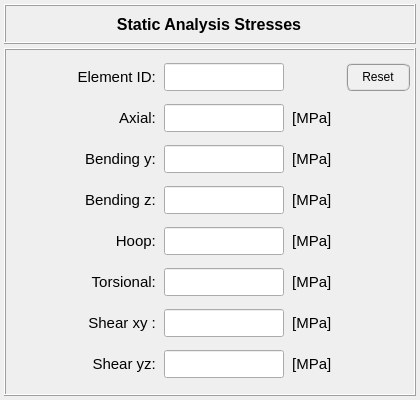
<?xml version="1.0" encoding="UTF-8"?>
<ui version="4.0">
 <class>Dialog</class>
 <widget class="QDialog" name="Dialog">
  <property name="geometry">
   <rect>
    <x>0</x>
    <y>0</y>
    <width>420</width>
    <height>400</height>
   </rect>
  </property>
  <property name="minimumSize">
   <size>
    <width>420</width>
    <height>400</height>
   </size>
  </property>
  <property name="maximumSize">
   <size>
    <width>420</width>
    <height>400</height>
   </size>
  </property>
  <property name="windowTitle">
   <string>Dialog</string>
  </property>
  <layout class="QGridLayout" name="gridLayout_3">
   <property name="leftMargin">
    <number>4</number>
   </property>
   <property name="topMargin">
    <number>4</number>
   </property>
   <property name="rightMargin">
    <number>4</number>
   </property>
   <property name="bottomMargin">
    <number>4</number>
   </property>
   <property name="spacing">
    <number>4</number>
   </property>
   <item row="1" column="0">
    <widget class="QFrame" name="frame_2">
     <property name="minimumSize">
      <size>
       <width>0</width>
       <height>272</height>
      </size>
     </property>
     <property name="maximumSize">
      <size>
       <width>16777215</width>
       <height>350</height>
      </size>
     </property>
     <property name="frameShape">
      <enum>QFrame::Box</enum>
     </property>
     <property name="frameShadow">
      <enum>QFrame::Raised</enum>
     </property>
     <layout class="QGridLayout" name="gridLayout_4">
      <property name="leftMargin">
       <number>2</number>
      </property>
      <property name="topMargin">
       <number>2</number>
      </property>
      <property name="rightMargin">
       <number>2</number>
      </property>
      <property name="bottomMargin">
       <number>2</number>
      </property>
      <property name="spacing">
       <number>2</number>
      </property>
      <item row="0" column="0">
       <widget class="QFrame" name="frame_responses">
        <property name="minimumSize">
         <size>
          <width>0</width>
          <height>260</height>
         </size>
        </property>
        <property name="maximumSize">
         <size>
          <width>16777215</width>
          <height>340</height>
         </size>
        </property>
        <property name="frameShape">
         <enum>QFrame::NoFrame</enum>
        </property>
        <property name="frameShadow">
         <enum>QFrame::Raised</enum>
        </property>
        <layout class="QGridLayout" name="gridLayout_2">
         <property name="leftMargin">
          <number>0</number>
         </property>
         <property name="topMargin">
          <number>0</number>
         </property>
         <property name="rightMargin">
          <number>0</number>
         </property>
         <property name="bottomMargin">
          <number>0</number>
         </property>
         <property name="horizontalSpacing">
          <number>4</number>
         </property>
         <property name="verticalSpacing">
          <number>2</number>
         </property>
         <item row="7" column="3">
          <widget class="QLabel" name="label_13">
           <property name="minimumSize">
            <size>
             <width>52</width>
             <height>28</height>
            </size>
           </property>
           <property name="maximumSize">
            <size>
             <width>52</width>
             <height>28</height>
            </size>
           </property>
           <property name="font">
            <font>
             <pointsize>11</pointsize>
             <weight>50</weight>
             <bold>false</bold>
            </font>
           </property>
           <property name="text">
            <string> [MPa]</string>
           </property>
           <property name="alignment">
            <set>Qt::AlignLeading|Qt::AlignLeft|Qt::AlignVCenter</set>
           </property>
          </widget>
         </item>
         <item row="6" column="1">
          <widget class="QLabel" name="label_6">
           <property name="minimumSize">
            <size>
             <width>100</width>
             <height>28</height>
            </size>
           </property>
           <property name="maximumSize">
            <size>
             <width>100</width>
             <height>28</height>
            </size>
           </property>
           <property name="font">
            <font>
             <pointsize>11</pointsize>
             <weight>50</weight>
             <bold>false</bold>
            </font>
           </property>
           <property name="text">
            <string>Shear xy : </string>
           </property>
           <property name="alignment">
            <set>Qt::AlignRight|Qt::AlignTrailing|Qt::AlignVCenter</set>
           </property>
          </widget>
         </item>
         <item row="7" column="1">
          <widget class="QLabel" name="label_7">
           <property name="minimumSize">
            <size>
             <width>100</width>
             <height>28</height>
            </size>
           </property>
           <property name="maximumSize">
            <size>
             <width>100</width>
             <height>28</height>
            </size>
           </property>
           <property name="font">
            <font>
             <pointsize>11</pointsize>
             <weight>50</weight>
             <bold>false</bold>
            </font>
           </property>
           <property name="text">
            <string>Shear yz: </string>
           </property>
           <property name="alignment">
            <set>Qt::AlignRight|Qt::AlignTrailing|Qt::AlignVCenter</set>
           </property>
          </widget>
         </item>
         <item row="6" column="2">
          <widget class="QLineEdit" name="lineEdit_shear_stress_xy">
           <property name="minimumSize">
            <size>
             <width>120</width>
             <height>28</height>
            </size>
           </property>
           <property name="maximumSize">
            <size>
             <width>120</width>
             <height>28</height>
            </size>
           </property>
           <property name="sizeIncrement">
            <size>
             <width>0</width>
             <height>0</height>
            </size>
           </property>
           <property name="baseSize">
            <size>
             <width>0</width>
             <height>0</height>
            </size>
           </property>
           <property name="font">
            <font>
             <pointsize>10</pointsize>
            </font>
           </property>
           <property name="alignment">
            <set>Qt::AlignCenter</set>
           </property>
          </widget>
         </item>
         <item row="3" column="2">
          <widget class="QLineEdit" name="lineEdit_bending_stress_z">
           <property name="minimumSize">
            <size>
             <width>120</width>
             <height>28</height>
            </size>
           </property>
           <property name="maximumSize">
            <size>
             <width>120</width>
             <height>28</height>
            </size>
           </property>
           <property name="sizeIncrement">
            <size>
             <width>0</width>
             <height>0</height>
            </size>
           </property>
           <property name="baseSize">
            <size>
             <width>0</width>
             <height>0</height>
            </size>
           </property>
           <property name="font">
            <font>
             <pointsize>10</pointsize>
            </font>
           </property>
           <property name="alignment">
            <set>Qt::AlignCenter</set>
           </property>
          </widget>
         </item>
         <item row="0" column="1">
          <widget class="QLabel" name="label_14">
           <property name="minimumSize">
            <size>
             <width>100</width>
             <height>28</height>
            </size>
           </property>
           <property name="maximumSize">
            <size>
             <width>100</width>
             <height>28</height>
            </size>
           </property>
           <property name="font">
            <font>
             <pointsize>11</pointsize>
             <weight>50</weight>
             <bold>false</bold>
            </font>
           </property>
           <property name="text">
            <string>Element ID: </string>
           </property>
           <property name="alignment">
            <set>Qt::AlignRight|Qt::AlignTrailing|Qt::AlignVCenter</set>
           </property>
          </widget>
         </item>
         <item row="7" column="2">
          <widget class="QLineEdit" name="lineEdit_shear_stress_yz">
           <property name="minimumSize">
            <size>
             <width>120</width>
             <height>28</height>
            </size>
           </property>
           <property name="maximumSize">
            <size>
             <width>120</width>
             <height>28</height>
            </size>
           </property>
           <property name="sizeIncrement">
            <size>
             <width>0</width>
             <height>0</height>
            </size>
           </property>
           <property name="baseSize">
            <size>
             <width>0</width>
             <height>0</height>
            </size>
           </property>
           <property name="font">
            <font>
             <pointsize>10</pointsize>
            </font>
           </property>
           <property name="alignment">
            <set>Qt::AlignCenter</set>
           </property>
          </widget>
         </item>
         <item row="4" column="2">
          <widget class="QLineEdit" name="lineEdit_hoop_stress">
           <property name="minimumSize">
            <size>
             <width>120</width>
             <height>28</height>
            </size>
           </property>
           <property name="maximumSize">
            <size>
             <width>120</width>
             <height>28</height>
            </size>
           </property>
           <property name="sizeIncrement">
            <size>
             <width>0</width>
             <height>0</height>
            </size>
           </property>
           <property name="baseSize">
            <size>
             <width>0</width>
             <height>0</height>
            </size>
           </property>
           <property name="font">
            <font>
             <pointsize>10</pointsize>
            </font>
           </property>
           <property name="alignment">
            <set>Qt::AlignCenter</set>
           </property>
          </widget>
         </item>
         <item row="2" column="1">
          <widget class="QLabel" name="label_3">
           <property name="minimumSize">
            <size>
             <width>100</width>
             <height>28</height>
            </size>
           </property>
           <property name="maximumSize">
            <size>
             <width>100</width>
             <height>28</height>
            </size>
           </property>
           <property name="font">
            <font>
             <pointsize>11</pointsize>
             <weight>50</weight>
             <bold>false</bold>
            </font>
           </property>
           <property name="text">
            <string>Bending y: </string>
           </property>
           <property name="alignment">
            <set>Qt::AlignRight|Qt::AlignTrailing|Qt::AlignVCenter</set>
           </property>
          </widget>
         </item>
         <item row="0" column="2">
          <widget class="QLineEdit" name="lineEdit_element_id">
           <property name="minimumSize">
            <size>
             <width>120</width>
             <height>28</height>
            </size>
           </property>
           <property name="maximumSize">
            <size>
             <width>120</width>
             <height>28</height>
            </size>
           </property>
           <property name="sizeIncrement">
            <size>
             <width>0</width>
             <height>0</height>
            </size>
           </property>
           <property name="baseSize">
            <size>
             <width>0</width>
             <height>0</height>
            </size>
           </property>
           <property name="font">
            <font>
             <pointsize>10</pointsize>
             <weight>75</weight>
             <bold>true</bold>
            </font>
           </property>
           <property name="styleSheet">
            <string notr="true"/>
           </property>
           <property name="alignment">
            <set>Qt::AlignCenter</set>
           </property>
          </widget>
         </item>
         <item row="1" column="2">
          <widget class="QLineEdit" name="lineEdit_axial_stress">
           <property name="minimumSize">
            <size>
             <width>120</width>
             <height>28</height>
            </size>
           </property>
           <property name="maximumSize">
            <size>
             <width>120</width>
             <height>28</height>
            </size>
           </property>
           <property name="sizeIncrement">
            <size>
             <width>0</width>
             <height>0</height>
            </size>
           </property>
           <property name="baseSize">
            <size>
             <width>0</width>
             <height>0</height>
            </size>
           </property>
           <property name="font">
            <font>
             <pointsize>10</pointsize>
            </font>
           </property>
           <property name="alignment">
            <set>Qt::AlignCenter</set>
           </property>
          </widget>
         </item>
         <item row="1" column="1">
          <widget class="QLabel" name="label_2">
           <property name="minimumSize">
            <size>
             <width>100</width>
             <height>28</height>
            </size>
           </property>
           <property name="maximumSize">
            <size>
             <width>100</width>
             <height>28</height>
            </size>
           </property>
           <property name="font">
            <font>
             <pointsize>11</pointsize>
             <weight>50</weight>
             <bold>false</bold>
            </font>
           </property>
           <property name="text">
            <string>Axial: </string>
           </property>
           <property name="alignment">
            <set>Qt::AlignRight|Qt::AlignTrailing|Qt::AlignVCenter</set>
           </property>
          </widget>
         </item>
         <item row="4" column="1">
          <widget class="QLabel" name="label_5">
           <property name="minimumSize">
            <size>
             <width>100</width>
             <height>28</height>
            </size>
           </property>
           <property name="maximumSize">
            <size>
             <width>100</width>
             <height>28</height>
            </size>
           </property>
           <property name="font">
            <font>
             <pointsize>11</pointsize>
             <weight>50</weight>
             <bold>false</bold>
            </font>
           </property>
           <property name="text">
            <string>Hoop: </string>
           </property>
           <property name="alignment">
            <set>Qt::AlignRight|Qt::AlignTrailing|Qt::AlignVCenter</set>
           </property>
          </widget>
         </item>
         <item row="2" column="2">
          <widget class="QLineEdit" name="lineEdit_bending_stress_y">
           <property name="minimumSize">
            <size>
             <width>120</width>
             <height>28</height>
            </size>
           </property>
           <property name="maximumSize">
            <size>
             <width>120</width>
             <height>28</height>
            </size>
           </property>
           <property name="sizeIncrement">
            <size>
             <width>0</width>
             <height>0</height>
            </size>
           </property>
           <property name="baseSize">
            <size>
             <width>0</width>
             <height>0</height>
            </size>
           </property>
           <property name="font">
            <font>
             <pointsize>10</pointsize>
            </font>
           </property>
           <property name="alignment">
            <set>Qt::AlignCenter</set>
           </property>
          </widget>
         </item>
         <item row="3" column="1">
          <widget class="QLabel" name="label_4">
           <property name="minimumSize">
            <size>
             <width>100</width>
             <height>28</height>
            </size>
           </property>
           <property name="maximumSize">
            <size>
             <width>100</width>
             <height>28</height>
            </size>
           </property>
           <property name="font">
            <font>
             <pointsize>11</pointsize>
             <weight>50</weight>
             <bold>false</bold>
            </font>
           </property>
           <property name="text">
            <string>Bending z: </string>
           </property>
           <property name="alignment">
            <set>Qt::AlignRight|Qt::AlignTrailing|Qt::AlignVCenter</set>
           </property>
          </widget>
         </item>
         <item row="0" column="0">
          <widget class="QFrame" name="frame_3">
           <property name="minimumSize">
            <size>
             <width>0</width>
             <height>0</height>
            </size>
           </property>
           <property name="maximumSize">
            <size>
             <width>48</width>
             <height>16777215</height>
            </size>
           </property>
           <property name="frameShape">
            <enum>QFrame::NoFrame</enum>
           </property>
           <property name="frameShadow">
            <enum>QFrame::Raised</enum>
           </property>
          </widget>
         </item>
         <item row="0" column="3">
          <widget class="QFrame" name="frame">
           <property name="minimumSize">
            <size>
             <width>52</width>
             <height>28</height>
            </size>
           </property>
           <property name="maximumSize">
            <size>
             <width>52</width>
             <height>28</height>
            </size>
           </property>
           <property name="frameShape">
            <enum>QFrame::NoFrame</enum>
           </property>
           <property name="frameShadow">
            <enum>QFrame::Raised</enum>
           </property>
          </widget>
         </item>
         <item row="0" column="4">
          <widget class="QFrame" name="frame_4">
           <property name="frameShape">
            <enum>QFrame::NoFrame</enum>
           </property>
           <property name="frameShadow">
            <enum>QFrame::Raised</enum>
           </property>
           <layout class="QGridLayout" name="gridLayout_5">
            <property name="leftMargin">
             <number>0</number>
            </property>
            <property name="topMargin">
             <number>0</number>
            </property>
            <property name="rightMargin">
             <number>0</number>
            </property>
            <property name="bottomMargin">
             <number>0</number>
            </property>
            <property name="spacing">
             <number>0</number>
            </property>
            <item row="0" column="0">
             <widget class="QPushButton" name="pushButton_reset">
              <property name="minimumSize">
               <size>
                <width>64</width>
                <height>28</height>
               </size>
              </property>
              <property name="maximumSize">
               <size>
                <width>64</width>
                <height>28</height>
               </size>
              </property>
              <property name="styleSheet">
               <string notr="true">QPushButton{border-radius: 6px; border-color: rgb(150, 150, 150); border-style: ridge; border-width: 2px; color: rgb(0, 0, 0); background-color: rgb(240, 240, 240); font: 75 bold 10pt &quot;MS Shell Dlg 2&quot;}
QPushButton:hover{border-radius: 6px; border-color: rgb(0, 170, 255); border-style: ridge; border-width: 2px; color: rgb(0, 0, 0); background-color: rgba(174, 213, 255, 100); font: 75 bold 10pt &quot;MS Shell Dlg 2&quot;}
QPushButton:pressed{border-radius: 6px; border-color: rgb(0, 170, 255); border-style: ridge; border-width: 3px; color: rgb(0, 0, 0); background-color: rgb(174, 213, 255); font: 75 bold 10pt &quot;MS Shell Dlg 2&quot;}</string>
              </property>
              <property name="text">
               <string>Reset</string>
              </property>
             </widget>
            </item>
           </layout>
          </widget>
         </item>
         <item row="5" column="1">
          <widget class="QLabel" name="label_15">
           <property name="minimumSize">
            <size>
             <width>100</width>
             <height>28</height>
            </size>
           </property>
           <property name="maximumSize">
            <size>
             <width>100</width>
             <height>28</height>
            </size>
           </property>
           <property name="font">
            <font>
             <pointsize>11</pointsize>
             <weight>50</weight>
             <bold>false</bold>
            </font>
           </property>
           <property name="text">
            <string>Torsional: </string>
           </property>
           <property name="alignment">
            <set>Qt::AlignRight|Qt::AlignTrailing|Qt::AlignVCenter</set>
           </property>
          </widget>
         </item>
         <item row="5" column="2">
          <widget class="QLineEdit" name="lineEdit_torsional_stress">
           <property name="minimumSize">
            <size>
             <width>120</width>
             <height>28</height>
            </size>
           </property>
           <property name="maximumSize">
            <size>
             <width>120</width>
             <height>28</height>
            </size>
           </property>
           <property name="sizeIncrement">
            <size>
             <width>0</width>
             <height>0</height>
            </size>
           </property>
           <property name="baseSize">
            <size>
             <width>0</width>
             <height>0</height>
            </size>
           </property>
           <property name="font">
            <font>
             <pointsize>10</pointsize>
            </font>
           </property>
           <property name="alignment">
            <set>Qt::AlignCenter</set>
           </property>
          </widget>
         </item>
         <item row="6" column="3">
          <widget class="QLabel" name="label_16">
           <property name="minimumSize">
            <size>
             <width>52</width>
             <height>28</height>
            </size>
           </property>
           <property name="maximumSize">
            <size>
             <width>52</width>
             <height>28</height>
            </size>
           </property>
           <property name="font">
            <font>
             <pointsize>11</pointsize>
             <weight>50</weight>
             <bold>false</bold>
            </font>
           </property>
           <property name="text">
            <string> [MPa]</string>
           </property>
           <property name="alignment">
            <set>Qt::AlignLeading|Qt::AlignLeft|Qt::AlignVCenter</set>
           </property>
          </widget>
         </item>
         <item row="5" column="3">
          <widget class="QLabel" name="label_17">
           <property name="minimumSize">
            <size>
             <width>52</width>
             <height>28</height>
            </size>
           </property>
           <property name="maximumSize">
            <size>
             <width>52</width>
             <height>28</height>
            </size>
           </property>
           <property name="font">
            <font>
             <pointsize>11</pointsize>
             <weight>50</weight>
             <bold>false</bold>
            </font>
           </property>
           <property name="text">
            <string> [MPa]</string>
           </property>
           <property name="alignment">
            <set>Qt::AlignLeading|Qt::AlignLeft|Qt::AlignVCenter</set>
           </property>
          </widget>
         </item>
         <item row="4" column="3">
          <widget class="QLabel" name="label_18">
           <property name="minimumSize">
            <size>
             <width>52</width>
             <height>28</height>
            </size>
           </property>
           <property name="maximumSize">
            <size>
             <width>52</width>
             <height>28</height>
            </size>
           </property>
           <property name="font">
            <font>
             <pointsize>11</pointsize>
             <weight>50</weight>
             <bold>false</bold>
            </font>
           </property>
           <property name="text">
            <string> [MPa]</string>
           </property>
           <property name="alignment">
            <set>Qt::AlignLeading|Qt::AlignLeft|Qt::AlignVCenter</set>
           </property>
          </widget>
         </item>
         <item row="3" column="3">
          <widget class="QLabel" name="label_19">
           <property name="minimumSize">
            <size>
             <width>52</width>
             <height>28</height>
            </size>
           </property>
           <property name="maximumSize">
            <size>
             <width>52</width>
             <height>28</height>
            </size>
           </property>
           <property name="font">
            <font>
             <pointsize>11</pointsize>
             <weight>50</weight>
             <bold>false</bold>
            </font>
           </property>
           <property name="text">
            <string> [MPa]</string>
           </property>
           <property name="alignment">
            <set>Qt::AlignLeading|Qt::AlignLeft|Qt::AlignVCenter</set>
           </property>
          </widget>
         </item>
         <item row="2" column="3">
          <widget class="QLabel" name="label_20">
           <property name="minimumSize">
            <size>
             <width>52</width>
             <height>28</height>
            </size>
           </property>
           <property name="maximumSize">
            <size>
             <width>52</width>
             <height>28</height>
            </size>
           </property>
           <property name="font">
            <font>
             <pointsize>11</pointsize>
             <weight>50</weight>
             <bold>false</bold>
            </font>
           </property>
           <property name="text">
            <string> [MPa]</string>
           </property>
           <property name="alignment">
            <set>Qt::AlignLeading|Qt::AlignLeft|Qt::AlignVCenter</set>
           </property>
          </widget>
         </item>
         <item row="1" column="3">
          <widget class="QLabel" name="label_21">
           <property name="minimumSize">
            <size>
             <width>52</width>
             <height>28</height>
            </size>
           </property>
           <property name="maximumSize">
            <size>
             <width>52</width>
             <height>28</height>
            </size>
           </property>
           <property name="font">
            <font>
             <pointsize>11</pointsize>
             <weight>50</weight>
             <bold>false</bold>
            </font>
           </property>
           <property name="text">
            <string> [MPa]</string>
           </property>
           <property name="alignment">
            <set>Qt::AlignLeading|Qt::AlignLeft|Qt::AlignVCenter</set>
           </property>
          </widget>
         </item>
        </layout>
       </widget>
      </item>
     </layout>
    </widget>
   </item>
   <item row="0" column="0">
    <widget class="QFrame" name="frame_title">
     <property name="minimumSize">
      <size>
       <width>0</width>
       <height>40</height>
      </size>
     </property>
     <property name="maximumSize">
      <size>
       <width>16777215</width>
       <height>40</height>
      </size>
     </property>
     <property name="frameShape">
      <enum>QFrame::Box</enum>
     </property>
     <property name="frameShadow">
      <enum>QFrame::Raised</enum>
     </property>
     <layout class="QGridLayout" name="gridLayout">
      <property name="leftMargin">
       <number>0</number>
      </property>
      <property name="topMargin">
       <number>0</number>
      </property>
      <property name="rightMargin">
       <number>2</number>
      </property>
      <property name="bottomMargin">
       <number>0</number>
      </property>
      <property name="spacing">
       <number>0</number>
      </property>
      <item row="0" column="0">
       <widget class="QLabel" name="label">
        <property name="minimumSize">
         <size>
          <width>300</width>
          <height>32</height>
         </size>
        </property>
        <property name="maximumSize">
         <size>
          <width>300</width>
          <height>32</height>
         </size>
        </property>
        <property name="font">
         <font>
          <pointsize>12</pointsize>
          <weight>75</weight>
          <bold>true</bold>
         </font>
        </property>
        <property name="frameShape">
         <enum>QFrame::NoFrame</enum>
        </property>
        <property name="frameShadow">
         <enum>QFrame::Raised</enum>
        </property>
        <property name="text">
         <string>Static Analysis Stresses</string>
        </property>
        <property name="alignment">
         <set>Qt::AlignCenter</set>
        </property>
       </widget>
      </item>
     </layout>
    </widget>
   </item>
  </layout>
 </widget>
 <resources/>
 <connections/>
</ui>
